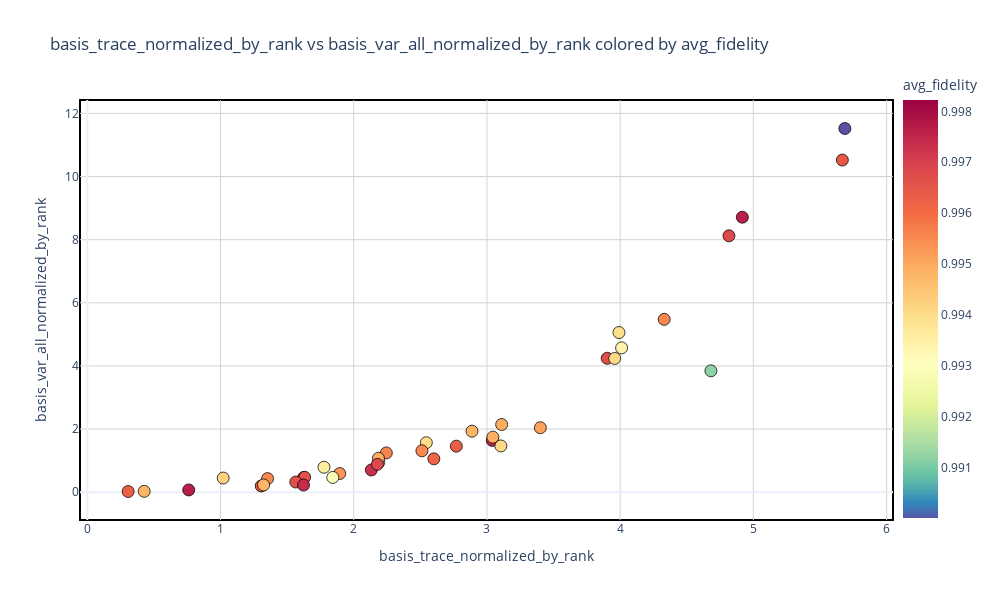

The code cell stored with this chart in its notebook:
### Code cell
fig = plot_two_metrics_with_color(
    df_agg_by_test_key,
    x_qfim_type="basis",
   
    x_metric="trace_normalized_by_rank",
    y_qfim_type=None,
    y_metric="basis_var_all_normalized_by_rank",
    color_metric="avg_fidelity",
    add_trendline=False
)
fig.show()

### Figure 1 — Plotly figure (JSON) as saved in the notebook; plotly's stock layout.template omitted (floating-point values rounded to 4 significant figures; data arrays with more than 128 entries replaced by an {"elided": "..."} marker saying what was removed)
{"data": [{"customdata": [["test0"], ["test1"], ["test104"], ["test110"], ["test12"], ["test122"], ["test124"], ["test128"], ["test129"], ["test139"], ["test146"], ["test170"], ["test175"], ["test176"], ["test18"], ["test197"], ["test200"], ["test235"], ["test252"], ["test255"], ["test261"], ["test262"], ["test270"], ["test275"], ["test276"], ["test277"], ["test288"], ["test298"], ["test300"], ["test319"], ["test322"], ["test325"], ["test352"], ["test375"], ["test398"], ["test399"], ["test6"], ["test7"], ["test79"]], "hovertemplate": "basis_trace_normalized_by_rank=%{x}<br>basis_var_all_normalized_by_rank=%{y}<br>test_key=%{customdata[0]}<br>avg_fidelity=%{marker.color}<extra></extra>", "legendgroup": "", "marker": {"color": [0.9953, 0.9963, 0.994, 0.9948, 0.9949, 0.9955, 0.9965, 0.994, 0.9965, 0.99, 0.9982, 0.9917, 0.9955, 0.9966, 0.9977, 0.9942, 0.9934, 0.9975, 0.9976, 0.9973, 0.9955, 0.9968, 0.9967, 0.9941, 0.9956, 0.9941, 0.9948, 0.9962, 0.9966, 0.9974, 0.9912, 0.9963, 0.9949, 0.9948, 0.9936, 0.9929, 0.9949, 0.9968, 0.9952], "coloraxis": "coloraxis", "line": {"color": "black", "width": 0.75}, "size": 12, "symbol": "circle"}, "mode": "markers", "name": "", "orientation": "v", "showlegend": false, "type": "scatter", "x": [1.895, 2.77, 3.991, 2.888, 3.11, 4.33, 5.668, 2.545, 1.305, 5.687, 1.625, 2.188, 2.512, 1.631, 0.7612, 1.02, 4.011, 3.04, 4.917, 2.132, 1.353, 4.817, 3.903, 3.959, 2.245, 3.105, 1.323, 2.601, 1.565, 1.623, 4.681, 0.3067, 2.185, 0.4271, 1.777, 1.843, 3.044, 2.178, 3.401], "xaxis": "x", "y": [0.5919, 1.458, 5.059, 1.932, 2.145, 5.476, 10.52, 1.569, 0.1984, 11.52, 0.4639, 0.9439, 1.312, 0.4734, 0.07192, 0.4485, 4.573, 1.641, 8.712, 0.7052, 0.4307, 8.122, 4.243, 4.238, 1.244, 1.466, 0.2314, 1.057, 0.3229, 0.2268, 3.845, 0.02249, 1.074, 0.02755, 0.7906, 0.468, 1.745, 0.8824, 2.043], "yaxis": "y"}], "layout": {"coloraxis": {"colorbar": {"len": 1.1, "thickness": 35, "title": {"text": "avg_fidelity"}, "x": 1, "y": 0.53, "yanchor": "middle"}, "colorscale": {"elided": "256x2 mixed values"}}, "height": 600, "legend": {"tracegroupgap": 0}, "shapes": [{"layer": "below", "line": {"color": "black", "width": 2}, "type": "rect", "x0": 0, "x1": 1, "xref": "paper", "y0": 0, "y1": 1, "yref": "paper"}], "title": {"text": "basis_trace_normalized_by_rank vs basis_var_all_normalized_by_rank colored by avg_fidelity"}, "width": 1000, "xaxis": {"anchor": "y", "domain": [0, 1], "gridcolor": "lightgray", "gridwidth": 1, "showgrid": true, "title": {"text": "basis_trace_normalized_by_rank"}}, "yaxis": {"anchor": "x", "domain": [0, 1], "gridcolor": "lightgray", "gridwidth": 1, "showgrid": true, "title": {"text": "basis_var_all_normalized_by_rank"}}}}
